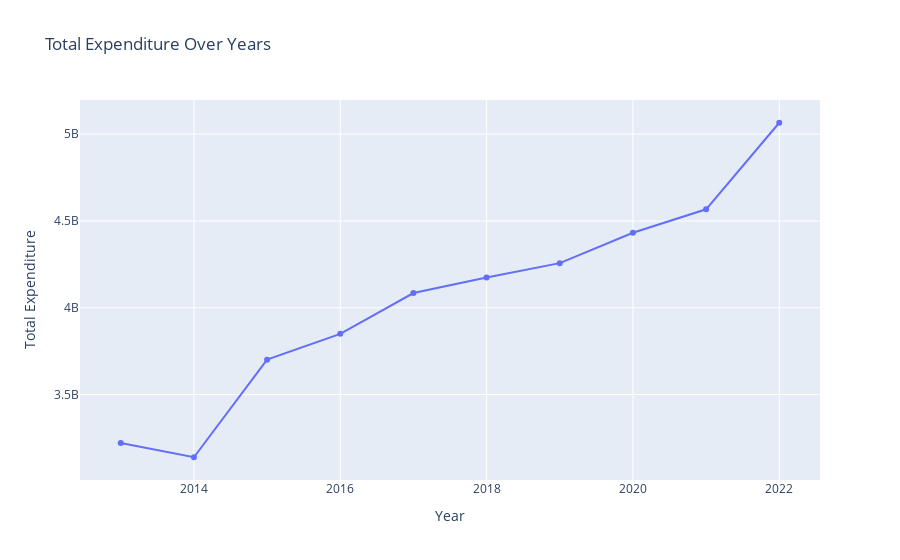

The code cell stored with this chart in its notebook:
### Code cell
import pandas as pd
import plotly.express as px

# Group by year and sum expenditure
total_expenditure_by_year = df_grouped.groupby("Year")["Total Expenditure"].sum().reset_index()

# Create the line plot using Plotly
fig = px.line(
    total_expenditure_by_year,
    x="Year",
    y="Total Expenditure",
    title="Total Expenditure Over Years",
    labels={"Expenditure": "Total Expenditure", "Year": "Year"},
    markers=True
)

# Show the plot
fig.show()

### Figure 1 — Plotly figure (JSON) as saved in the notebook; plotly's stock layout.template omitted (floating-point values rounded to 4 significant figures)
{"data": [{"hovertemplate": "Year=%{x}<br>Total Expenditure=%{y}<extra></extra>", "legendgroup": "", "line": {"color": "#636efa", "dash": "solid"}, "marker": {"symbol": "circle"}, "mode": "lines+markers", "name": "", "orientation": "v", "showlegend": false, "type": "scatter", "x": [2013, 2014, 2015, 2016, 2017, 2018, 2019, 2020, 2021, 2022], "xaxis": "x", "y": [3222000000.0, 3139000000.0, 3701000000.0, 3850000000.0, 4085000000.0, 4175000000.0, 4257000000.0, 4432000000.0, 4567000000.0, 5066000000.0], "yaxis": "y"}], "layout": {"legend": {"tracegroupgap": 0}, "title": {"text": "Total Expenditure Over Years"}, "xaxis": {"anchor": "y", "domain": [0, 1], "title": {"text": "Year"}}, "yaxis": {"anchor": "x", "domain": [0, 1], "title": {"text": "Total Expenditure"}}}}
